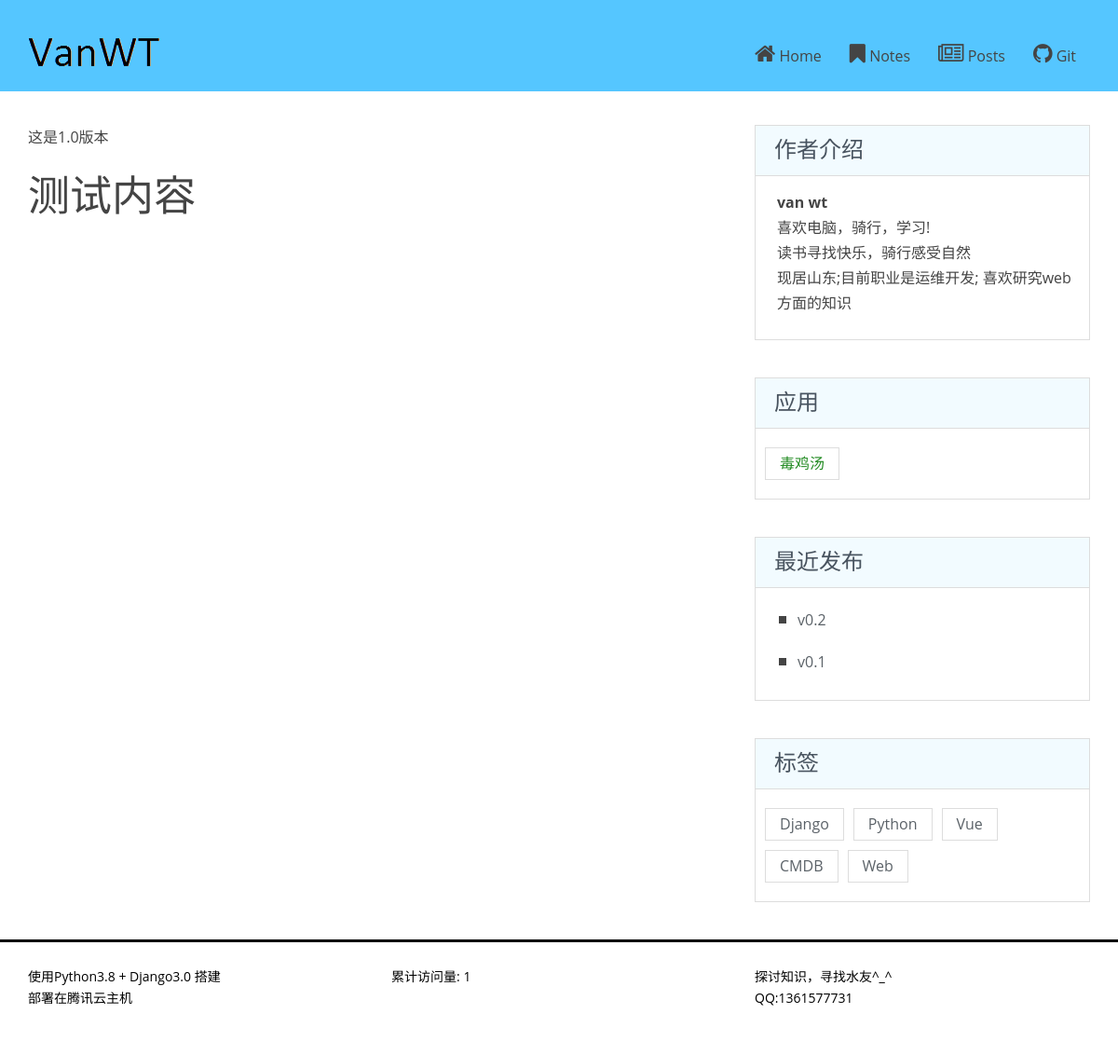
/note/1/, run on the app's committed database.
### note/models.py (models this page shows, shortened)
class Note(models.Model):
    title = models.CharField(max_length=128, verbose_name="标题", blank=True, db_index=True)
    desc = models.CharField(max_length=256, verbose_name="总结", blank=True, null=True)
    read_num = models.IntegerField(verbose_name="阅读量", default=0)
    md_content = RichTextUploadingField(verbose_name="内容", blank=True, config_name="my_config")
    html_content = models.TextField(verbose_name="markdown", null=True, blank=True)
    is_hide = models.BooleanField("是否隐藏", default=False, blank=True)
    is_top = models.BooleanField("是否置顶", default=False, blank=True)
    create_time = models.DateTimeField(auto_now_add=True, verbose_name="创建时间")
    tags = models.ManyToManyField(Tags, related_name="notes", db_constraint=False, blank=True)
    category = models.ForeignKey("note.NoteCategory", related_name="notes", db_constraint=False, null=True,
                                 blank=True, on_delete=models.SET_NULL)
    objects = models.Manager
    class Meta:
        db_table = "note"
        verbose_name = "笔记"
        verbose_name_plural = verbose_name

### content/models.py (models this page shows, shortened)
class Tags(models.Model):
    title = models.CharField(verbose_name="标签名", max_length=128, blank=True)
    create_time = models.DateTimeField(auto_now_add=True, verbose_name="创建时间", blank=True)
    class Meta:
        db_table = "blog_tag"
        verbose_name = "标签表"
        verbose_name_plural = verbose_name

### note/views.py (the view)
# urls.py: path("<int:id>/", NoteView.as_view()),
class NoteView(View):
    def get(self, request, **kwargs):
        id = self.kwargs.get("id", None)
        note = Note.objects.filter(id=id).first()
        if note:
            content = {
                "html": note.html_content,
            }
            note.read_num += 1
            note.save()
            return render(request, "note.html", content)
        raise Http404

### common/base_backend.py (called while the page is built)
def base_data(request):
    tag_list = Tags.objects.only("title").all()
    ip = request.META.get("REMOTE_ADDR")
    log = WhiteList.objects.filter(ip=ip).first()
    if not log:
        log = WhiteList(ip=ip, access=1)
        log.save()
    else:
        log.access += 1
        log.save()
    count = WhiteList.objects.count()
    notes = Note.objects.order_by("-create_time").only("id", "title").all()[:4]
    return {
        "tags": tag_list,
        "see": count,
        "new_notes": notes
    }

### note/templates/note.html (shortened to what this page needs)
{% extends 'base.html' %}
{% block content %}
    {% autoescape off %}
        {{ html }}
    {% endautoescape %}
{% endblock %}

### templates/base.html (shortened to what this page needs)
<!DOCTYPE html>
<html lang="en">
<head>
    <link rel="stylesheet" href="/static/css/bootstrap.min.css">
    <link rel="stylesheet" href="/static/css/font-awesome/css/font-awesome.min.css">
    <link rel="stylesheet" href="/static/css/style.css" id="theme-styles">
</head>
<body>
<header>
    <div class="widewrapper masthead">
        <div class="container">
            <a href="/" id="logo" target="_self">
                <img src="/static/img/logo.png" alt="clean Blog">
            </a>
            <nav class="pull-right clean-nav">
                <div class="collapse navbar-collapse">
                    <ul class="nav nav-pills navbar-nav">
                        <li>
                            <a href="/" target="_self">
                                <i class="fa fa-home"></i>
                                Home
                            </a>
                        </li>
                        <li>
                            <a href="/note/category/" target="_self">
                                <i class="fa fa-bookmark"></i>
                                Notes
                            </a>
                        </li>
                        <li>
                            <a href="/post/category/" target="_self">
                                <i class="fa fa-newspaper-o"></i>
                                Posts
                            </a>
                        </li>
                        <li>
                            <a href="https://github.com/vanwt" target="_blank">
                                <i class="fa fa-github"></i>
                                Git
                            </a>
                        </li>
                    </ul>
                </div>
            </nav>
        </div>
    </div>
</header>
<div class="widewrapper main">
    <div class="container">
        <div class="row">
            <div class="col-md-8 blog-main">
                {% block content %}
                {% endblock %}
            </div>
            <aside class="col-md-4 blog-aside">
                <div class="aside-widget">
                    <header>
                        <h3>作者介绍</h3>
                    </header>
                    <div class="body text-left clearfix">
                        <p style="margin-left: 18px;"><strong>van wt</strong>
                            <br>
                            喜欢电脑，骑行，学习!
                            <br>
                            读书寻找快乐，骑行感受自然
                            <br>
                            现居山东;目前职业是运维开发;
                            喜欢研究web方面的知识
                        </p>
                    </div>
                </div>
                <div class="aside-widget">
                    <header>
                        <h3>应用</h3>
                    </header>
                    <div class="body clearfix">
                        <ul class="tags">
                            <li><a style="color: forestgreen" onclick="alert('暂无')">毒鸡汤</a></li>
                        </ul>
                    </div>
                </div>
                <div class="aside-widget">
                    <header>
                        <h3>最近发布</h3>
                    </header>
                    <div class="body clearfix">
                        <ul class="clean-list">
                            {% for note in new_notes %}
                            <li><a href="/note/{{ note.id }}/">{{ note.title }}</a></li>
                            {% endfor %}
                        </ul>
                    </div>
                </div>
                <div class="aside-widget">
                    <header>
                        <h3>标签</h3>
                    </header>
                    <div class="body clearfix">
                        <ul class="tags">
                            {% for tag in tags %}
                                <li><a href="#">{{ tag.title }}</a></li>
                            {% endfor %}
                        </ul>
                    </div>
                </div>
            </aside>
        </div>
    </div>
</div>
<footer>
    <div class="widewrapper footer">
        <div class="container">
            <div class="row">
                <div class="col-md-4 footer-widget">
                    使用Python3.8 + Django3.0 搭建<br>部署在腾讯云主机
                </div>
                <div class="col-md-4 footer-widget">
                    累计访问量: {{ see }}
                </div>
                <div class="col-md-4 footer-widget">
                    探讨知识，寻找水友^_^ <br>
                    QQ:1361577731
                </div>
            </div>
        </div>
    </div>
</footer>
</body>
</html>

### static/css/style.css (style rules this page uses)
body { font-size: 16px; line-height: 27px; font-family: 'Open Sans', sans-serif; color: #444; background-color: #fff; }
a { color: #5b6268; }
h1 { font-size: 45px; line-height: 60px; font-weight: normal; font-family: 'PT Serif', serif; }
h3 { font-size: 21px; line-height: 30px; font-weight: normal; font-family: 'Open Sans', sans-serif; }
.fa { font-size: 24px; }
.masthead { padding-top: 24px; padding-bottom: 18px; }
.masthead #logo { float: left; display: block; }
.widewrapper { background-color: #fff; }
.widewrapper.masthead { background-color: #55c6ff; color: #f8f8f9; border-bottom: #aaa; }
.widewrapper.footer { background-color: #ffffff; border-top: 3px solid black; color: #000000; font-size: 14px; }
.clean-nav .nav-pills { margin-top: 10px; margin-bottom: 0; font-size: 16px; }
.clean-nav .nav-pills > li { margin-left: 10px; }
.clean-nav .nav-pills > li > a { color: #444; padding: 11px 0 11px 20px; line-height: 14px; }
.clean-nav .navbar-collapse { box-shadow: none; }
.clean-list { list-style: none; }
.clean-list li { line-height: 23px; margin-bottom: 14px; }
.clean-list li:before { content: ""; background-color: #444; border-style: solid; border-width: 4px 4px; display: block; width: 8px; left: -20px; top: 15px; position: relative; }
.footer-widget { margin-top: 25px; margin-bottom: 50px; line-height: 23px; }
.blog-main, .blog-aside { position: relative; }
.blog-main:before, .blog-aside:before { height: 100%; content: ""; position: absolute; top: 0; width: 1px; }
.blog-main { padding-top: 36px; padding-bottom: 20px; }
.blog-main:before { right: -16px; }
.blog-aside { padding-top: 36px; }
.blog-aside:before { left: 15px; }
.aside-widget { margin-bottom: 40px; border: 1px solid #ddd; }
.aside-widget header { background-color: #f2fbff; border-bottom: 1px solid #ddd; }
.aside-widget header h3 { font-size: 24px; padding: 10px 20px 3px 20px; margin-top: 0; color: #48535f; }
.aside-widget .body { margin: 10px 0; padding: 5px; }
.aside-widget a { color: #5b6268; }
.tags { list-style: none; margin: 0; padding-left: 0; }
.tags li { float: left; }
.tags li a { padding: 3px 15px; display: inline-block; margin: 5px; border: 1px solid rgb(221, 221, 221); }

### data on the page
Note: html_content "这是1.0版本 测试内容", title "v0.1"
Note: title "v0.2"
Tags: title "Django"
Tags: title "Python"
Tags: title "Vue"
Tags: title "CMDB"
Tags: title "Web"

### other printed values
{{ see }} "1"
